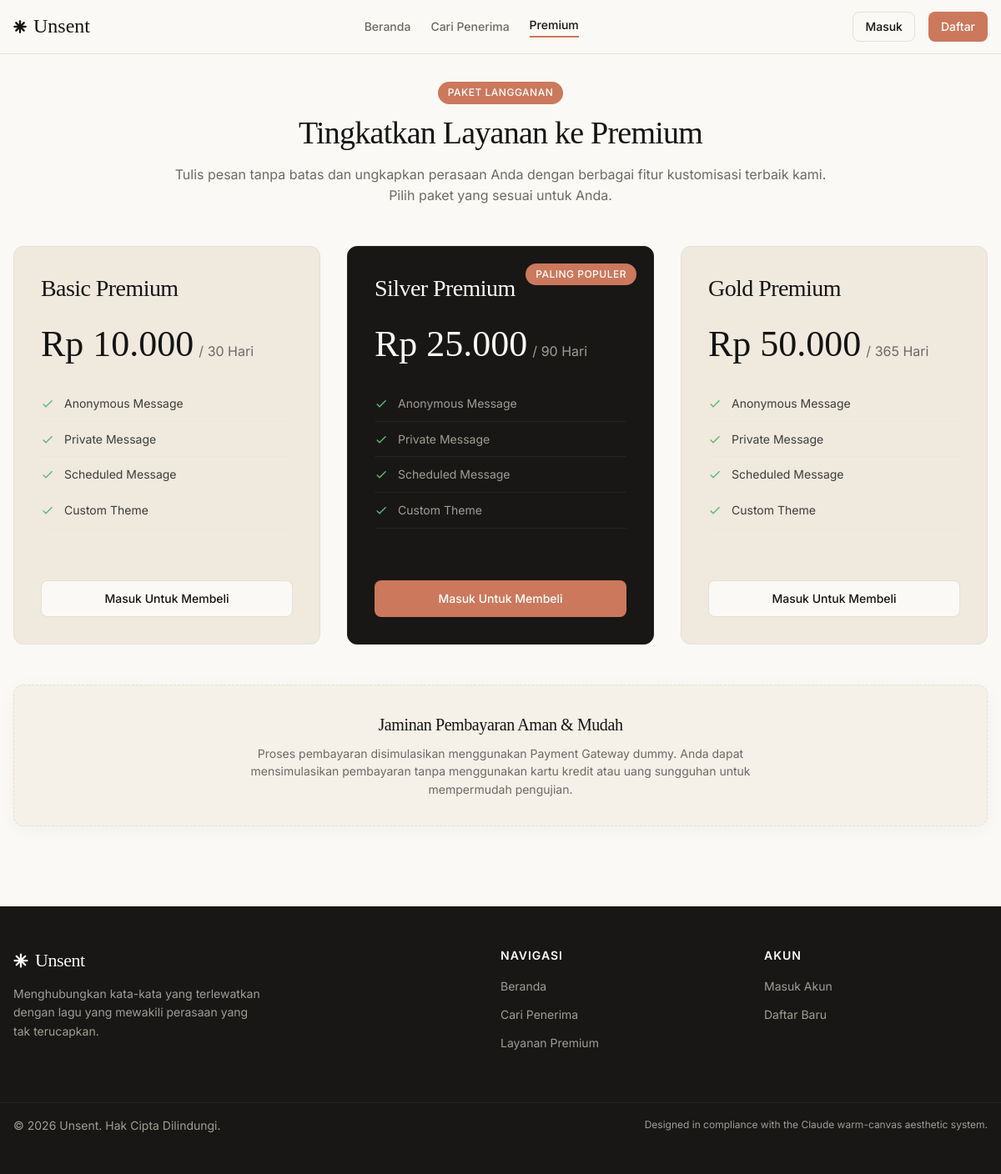
/premium.php, run on the app's committed database.
### tables this page shows
CREATE TABLE `premium_packages` (
  `id_package` INT AUTO_INCREMENT PRIMARY KEY,
  `package_name` VARCHAR(100) NOT NULL,
  `price` DECIMAL(10,2) NOT NULL,
  `duration_days` INT NOT NULL,
  `features` TEXT NOT NULL
);

### includes/config.php (called while the page is built, shortened)
<?php
function sanitize($data) {
    return htmlspecialchars(trim($data), ENT_QUOTES, 'UTF-8');
}
function isLoggedIn() {
    return isset($_SESSION['user_id']);
}
function formatRupiah($number) {
    return 'Rp ' . number_format($number, 0, ',', '.');
}
?>

### premium.php (the view, shortened to what this page needs)
<?php
require_once __DIR__ . '/includes/header.php';
try {
    $stmt = $pdo->prepare("SELECT * FROM premium_packages ORDER BY price ASC");
    $stmt->execute();
    $packages = $stmt->fetchAll();
} catch (PDOException $e) {
    $packages = [];
    $error = 'Gagal memuat paket premium.';
}
?>
<div style="text-align: center; max-width: 800px; margin: 0 auto 40px auto;">
  <span class="badge badge-coral" style="margin-bottom: 12px;">Paket Langganan</span>
  <h2 style="font-size: 38px; margin-bottom: 15px;">Tingkatkan Layanan ke Premium</h2>
  <p style="color: var(--color-muted); font-size: 16px;">
    Tulis pesan tanpa batas dan ungkapkan perasaan Anda dengan berbagai fitur kustomisasi terbaik kami. Pilih paket yang sesuai untuk Anda.
  </p>
</div>
<div class="pricing-grid">
  <?php foreach ($packages as $index => $pkg): ?>
    <?php
      $is_featured = ($index === 1);
      $card_class = $is_featured ? 'pricing-card featured' : 'pricing-card';
      $btn_class = $is_featured ? 'btn btn-primary' : 'btn btn-secondary';
      $features_list = array_map('trim', explode(',', $pkg['features']));
    ?>
    <div class="<?php echo $card_class; ?>">
      <div>
        <h3 class="price-title"><?php echo sanitize($pkg['package_name']); ?></h3>
        <?php if ($is_featured): ?>
          <span class="badge badge-coral" style="position: absolute; top: 20px; right: 20px;">Paling Populer</span>
        <?php endif; ?>
        <div class="price-amount">
          <?php echo formatRupiah($pkg['price']); ?>
          <span class="price-period">/ <?php echo $pkg['duration_days']; ?> Hari</span>
        </div>
        <ul class="price-features">
          <?php foreach ($features_list as $feat): ?>
            <li>
              <svg style="width: 16px; height: 16px;" viewBox="0 0 24 24">
                <path d="M9 16.17L4.83 12l-1.42 1.41L9 19 21 7l-1.41-1.41L9 16.17z"/>
              </svg>
              <?php echo sanitize($feat); ?>
            </li>
          <?php endforeach; ?>
        </ul>
      </div>
      <div style="margin-top: 30px;">
        <?php if (isLoggedIn()): ?>
          <a href="payment.php?package_id=<?php echo $pkg['id_package']; ?>" class="<?php echo $btn_class; ?>" style="width: 100%; height: 44px;">Beli Paket Ini</a>
        <?php else: ?>
          <a href="login.php" class="<?php echo $btn_class; ?>" style="width: 100%; height: 44px;">Masuk Untuk Membeli</a>
        <?php endif; ?>
      </div>
    </div>
  <?php endforeach; ?>
</div>
<div class="card" style="margin-top: 40px; background-color: var(--color-surface-soft); text-align: center; border-style: dashed;">
  <h4 style="font-size: 20px; margin-bottom: 8px;">Jaminan Pembayaran Aman & Mudah</h4>
  <p style="font-size: 14px; color: var(--color-muted); max-width: 600px; margin: 0 auto;">
    Proses pembayaran disimulasikan menggunakan Payment Gateway dummy. Anda dapat mensimulasikan pembayaran tanpa menggunakan kartu kredit atau uang sungguhan untuk mempermudah pengujian.
  </p>
</div>
<?php require_once __DIR__ . '/includes/footer.php'; ?>

### data on the page
premium_packages: package_name "Basic Premium", price "Rp 10.000", duration_days "30", features "Anonymous Message", features "Private Message", features "Scheduled Message", features "Custom Theme"
premium_packages: package_name "Silver Premium", shows "PALING POPULER", price "Rp 25.000", duration_days "90", features "Anonymous Message", features "Private Message", features "Scheduled Message", features "Custom Theme"
premium_packages: package_name "Gold Premium", price "Rp 50.000", duration_days "365", features "Anonymous Message", features "Private Message", features "Scheduled Message", features "Custom Theme"
